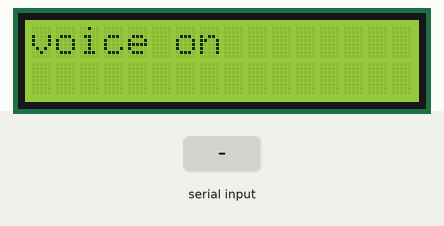
A sketch run on a simulated Arduino Uno, built with avr-gcc and run on an emulated ATmega328P. Shown: 16×2 character LCD. Inputs (shaded band) come from the test bench.

Above: at 1.2 s.
1.3 s: "1\n" received over the second serial link
At 2.3 s:
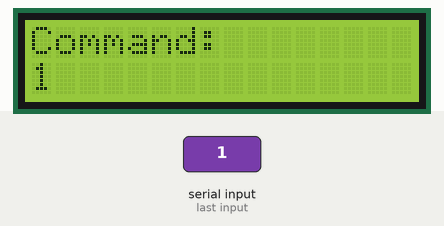
2.8 s: "0\n" received over the second serial link
At 3.5 s:
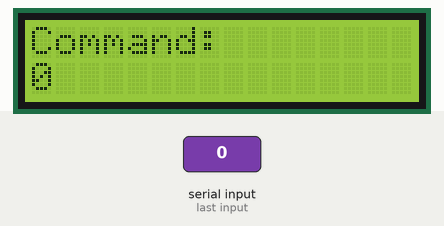
4.3 s: "2\n" received over the second serial link
At 4.6 s:
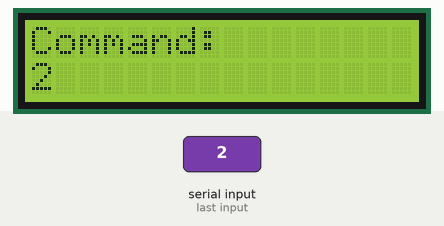
Timing chart, 0 to 7.3 s (numbered marks = the images above; inputs shaded):
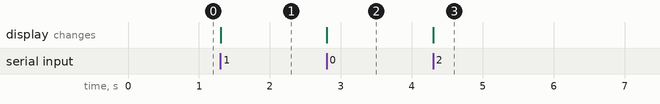

Measured:
- after the input at 1.3 s, the display: changes at once (image 1)
- after the input at 2.8 s, the display: changes at once (image 2)
- after the input at 4.3 s, the display: changes at once (image 3)

The sketch:

Bluetooth_display.ino
```cpp
#include <LiquidCrystal.h>
#include <SoftwareSerial.h>
LiquidCrystal lcd(8,9,10,11,12,13);
SoftwareSerial BT(6,7);
void setup(){
lcd.begin(16,2);
BT.begin(9600);
lcd.print("voice on");

}


void loop() {

if (BT.available()) {
    String Cmd = BT.readStringUntil('\n');

    lcd.clear();
    lcd.setCursor(0, 0);
    lcd.print("Command:");
    lcd.setCursor(0, 1);
    lcd.print(Cmd);
    Serial.println(Cmd);
}


}
```
